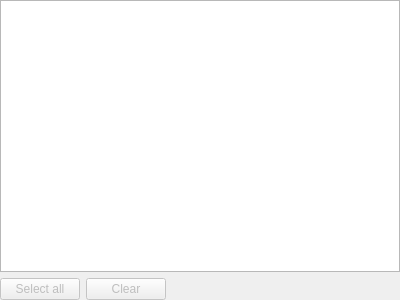
<?xml version="1.0" encoding="UTF-8"?>
<ui version="4.0">
 <class>DiagSelectionForm</class>
 <widget class="QWidget" name="DiagSelectionForm">
  <property name="geometry">
   <rect>
    <x>0</x>
    <y>0</y>
    <width>400</width>
    <height>300</height>
   </rect>
  </property>
  <layout class="QVBoxLayout" name="verticalLayout">
   <property name="leftMargin">
    <number>0</number>
   </property>
   <property name="topMargin">
    <number>0</number>
   </property>
   <property name="rightMargin">
    <number>0</number>
   </property>
   <property name="bottomMargin">
    <number>0</number>
   </property>
   <item>
    <widget class="CustomTreeView" name="diagTreeView">
     <property name="selectionMode">
      <enum>QAbstractItemView::SelectionMode::NoSelection</enum>
     </property>
     <attribute name="headerVisible">
      <bool>false</bool>
     </attribute>
    </widget>
   </item>
   <item>
    <layout class="QHBoxLayout" name="horizontalLayout_2">
     <item>
      <widget class="QPushButton" name="selectAllButton">
       <property name="enabled">
        <bool>false</bool>
       </property>
       <property name="text">
        <string>Select all</string>
       </property>
       <property name="icon">
        <iconset theme="QIcon::ThemeIcon::EditSelectAll"/>
       </property>
      </widget>
     </item>
     <item>
      <widget class="QPushButton" name="clearButton">
       <property name="enabled">
        <bool>false</bool>
       </property>
       <property name="text">
        <string>Clear</string>
       </property>
       <property name="icon">
        <iconset theme="QIcon::ThemeIcon::EditClear"/>
       </property>
      </widget>
     </item>
     <item>
      <spacer name="horizontalSpacer_4">
       <property name="orientation">
        <enum>Qt::Orientation::Horizontal</enum>
       </property>
       <property name="sizeHint" stdset="0">
        <size>
         <width>40</width>
         <height>20</height>
        </size>
       </property>
      </spacer>
     </item>
    </layout>
   </item>
  </layout>
 </widget>
 <customwidgets>
  <customwidget>
   <class>CustomTreeView</class>
   <extends>QTreeView</extends>
   <header>ui/CustomTreeView.h</header>
  </customwidget>
 </customwidgets>
 <resources/>
 <connections/>
</ui>
